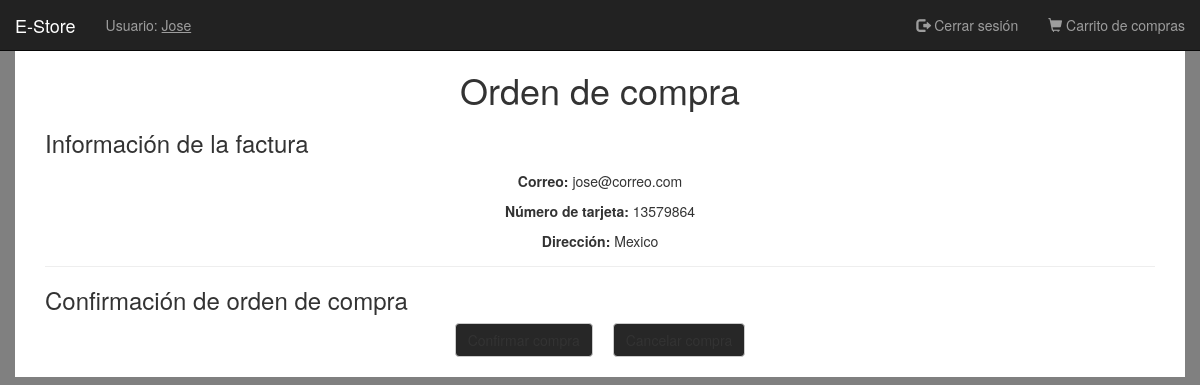
Page /php/comprar.php (signed in) on the committed database.
### tables this page shows
CREATE TABLE `usuarios` (
  `ID_usuario` int(5) NOT NULL,
  `Nombre` varchar(30) NOT NULL,
  `Correo` varchar(30) NOT NULL,
  `Contraseña` varchar(15) NOT NULL,
  `Fecha_nacimiento` date NOT NULL,
  `Num_tarjeta_bancaria` int(20) NOT NULL,
  `Direccion_postal` varchar(50) NOT NULL
);

### php/comprar.php (the view, shortened to what this page needs)
<?php
require_once("./config_BD.php");
$id_usuario=$_SESSION['sesion_personal']['id'];
$vaciar_carrito=$_GET['v'];
$con = mysqli_connect($db_hostname, $db_username, $db_password, $db_name);
if (mysqli_connect_errno()) :
    echo "Failed to connect to MySQL: " . mysqli_connect_error();
else:
    $usuario=[];
    $result = mysqli_query($con, "SELECT * FROM usuarios WHERE ID_usuario=".$id_usuario.";");
    while ($row = mysqli_fetch_array($result)):
        array_push($usuario, array(
            "correo"=>$row['Correo'],
            "num_tarjeta"=>$row['Num_tarjeta_bancaria'],
            "direccion"=>$row['Direccion_postal'],
        ));
    endwhile;
endif;
?>
<!DOCTYPE html>
<html lang="es">
<head>
    <?php include "./head_html.php" ?>
    <link rel="stylesheet" href="../css/comprar.css">
</head>
<header>
    <nav class="navbar navbar-inverse navbar-fixed-top">
        <div class="container-fluid">
            <div class="navbar-header">
                <a class="navbar-brand" href="../index.php">E-Store</a>
            </div>
            <div class="collapse navbar-collapse" id="myNavbar">
                <ul class="nav navbar-nav">
                    <li><span class="navbar-text"><a href="../php/perfil.php"
                        class="navbar-link"> Usuario:
                        <u><?=$_SESSION['sesion_personal']['nombre']?></u></a></span>
                    </li>
                </ul>
                <ul class="nav navbar-nav navbar-right">
                    <li>
                        <a href="../php/cerrar_sesion.php"><span class="glyphicon glyphicon-log-out"></span> Cerrar sesión</a>
                    </li>
                    <li>
                        <a href="../php/carrito.php"><span class="glyphicon glyphicon-shopping-cart"></span> Carrito de compras</a>
                    </li>
                </ul>
            </div>
        </div>
    </nav>
</header>
<body class="container">
    <h1>Orden de compra</h1>
    <h3>Información de la factura</h3>
    <div class="info-producto"><br>
        <div class="centrar-texto">
            <p><b>Correo:</b> <?= $usuario[0]['correo'];?></p>
            <p><b>Número de tarjeta:</b> <?= $usuario[0]['num_tarjeta'];?></p>
            <p><b>Dirección:</b> <?= $usuario[0]['direccion'];?></p>
        </div>
    </div>
    <hr>
    <h3>Confirmación de orden de compra</h3>
    <div class="centrar-botones">
        <input type="submit" value="Confirmar compra" class="btn btn-default boton"
            onclick="comprar(arreglo_de_productos,<?=(int) $vaciar_carrito?>)">
        <input type="submit" value="Cancelar compra" class="btn btn-default boton"
            onclick="window.location.replace('../index.php')">
    </div>
</body>
</html>

### css/comprar.css (style rules this page uses)
html { width: 100%; height: 100%; background-color:gray; background-size: cover; }
.container { margin-top: 50px; padding: 0 3rem 2rem 3rem; }
.boton { background-color: #272727; color: var(--blanco); }
.info-producto { padding-top: 5px; display: flex; flex-direction: row; justify-content: space-around; }
h1, h4 { text-align: center; }
.centrar-texto { display: inline-block; margin: 0 auto; text-align: center; }
.centrar-botones { display: flex; flex-direction: row; gap: 2rem; justify-content: center; }
hr { margin-top: 5px; }

### rows in the picture
usuarios: Correo "jose@correo.com", Num_tarjeta_bancaria "13579864", Direccion_postal "Mexico"

### other values in the picture
$_SESSION['sesion_personal']['nombre'] "Jose"
